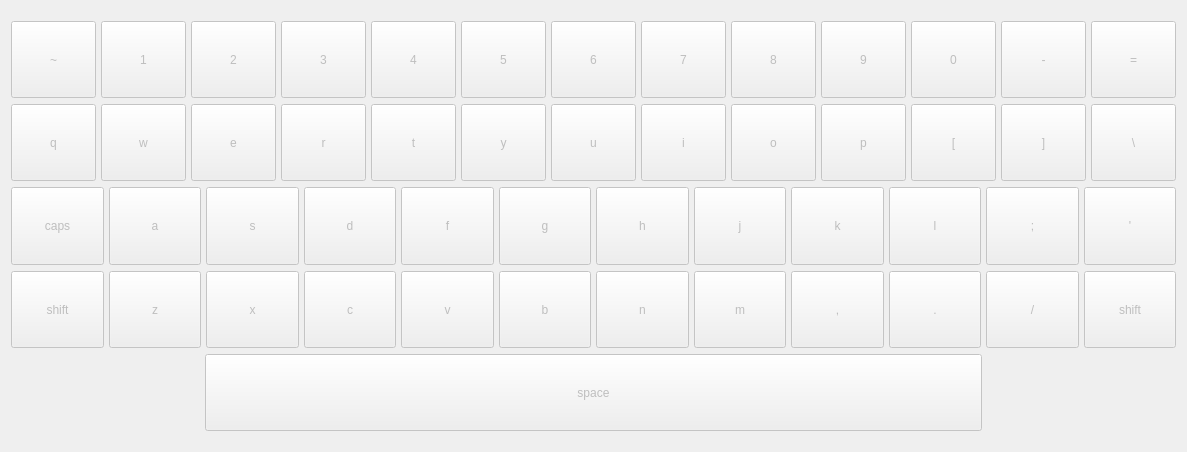
<?xml version="1.0" encoding="UTF-8"?>
<ui version="4.0">
 <class>keyboard</class>
 <widget class="QWidget" name="keyboard">
  <property name="geometry">
   <rect>
    <x>0</x>
    <y>0</y>
    <width>1187</width>
    <height>452</height>
   </rect>
  </property>
  <property name="windowTitle">
   <string>Form</string>
  </property>
  <layout class="QGridLayout" name="gridLayout">
   <item row="0" column="0">
    <layout class="QVBoxLayout" name="verticalLayout">
     <property name="leftMargin">
      <number>0</number>
     </property>
     <property name="topMargin">
      <number>10</number>
     </property>
     <property name="bottomMargin">
      <number>10</number>
     </property>
     <item>
      <layout class="QHBoxLayout" name="horizontalLayout">
       <property name="spacing">
        <number>5</number>
       </property>
       <property name="sizeConstraint">
        <enum>QLayout::SetDefaultConstraint</enum>
       </property>
       <item>
        <widget class="QPushButton" name="pushButton_49">
         <property name="enabled">
          <bool>false</bool>
         </property>
         <property name="sizePolicy">
          <sizepolicy hsizetype="MinimumExpanding" vsizetype="Minimum">
           <horstretch>0</horstretch>
           <verstretch>0</verstretch>
          </sizepolicy>
         </property>
         <property name="text">
          <string>~</string>
         </property>
        </widget>
       </item>
       <item>
        <widget class="QPushButton" name="pushButton_10">
         <property name="enabled">
          <bool>false</bool>
         </property>
         <property name="sizePolicy">
          <sizepolicy hsizetype="MinimumExpanding" vsizetype="Minimum">
           <horstretch>0</horstretch>
           <verstretch>0</verstretch>
          </sizepolicy>
         </property>
         <property name="text">
          <string>1</string>
         </property>
        </widget>
       </item>
       <item>
        <widget class="QPushButton" name="pushButton_11">
         <property name="enabled">
          <bool>false</bool>
         </property>
         <property name="sizePolicy">
          <sizepolicy hsizetype="MinimumExpanding" vsizetype="Minimum">
           <horstretch>0</horstretch>
           <verstretch>0</verstretch>
          </sizepolicy>
         </property>
         <property name="text">
          <string>2</string>
         </property>
        </widget>
       </item>
       <item>
        <widget class="QPushButton" name="pushButton_12">
         <property name="enabled">
          <bool>false</bool>
         </property>
         <property name="sizePolicy">
          <sizepolicy hsizetype="MinimumExpanding" vsizetype="Minimum">
           <horstretch>0</horstretch>
           <verstretch>0</verstretch>
          </sizepolicy>
         </property>
         <property name="text">
          <string>3</string>
         </property>
        </widget>
       </item>
       <item>
        <widget class="QPushButton" name="pushButton_13">
         <property name="enabled">
          <bool>false</bool>
         </property>
         <property name="sizePolicy">
          <sizepolicy hsizetype="MinimumExpanding" vsizetype="Minimum">
           <horstretch>0</horstretch>
           <verstretch>0</verstretch>
          </sizepolicy>
         </property>
         <property name="text">
          <string>4</string>
         </property>
        </widget>
       </item>
       <item>
        <widget class="QPushButton" name="pushButton_14">
         <property name="enabled">
          <bool>false</bool>
         </property>
         <property name="sizePolicy">
          <sizepolicy hsizetype="MinimumExpanding" vsizetype="Minimum">
           <horstretch>0</horstretch>
           <verstretch>0</verstretch>
          </sizepolicy>
         </property>
         <property name="text">
          <string>5</string>
         </property>
        </widget>
       </item>
       <item>
        <widget class="QPushButton" name="pushButton_15">
         <property name="enabled">
          <bool>false</bool>
         </property>
         <property name="sizePolicy">
          <sizepolicy hsizetype="MinimumExpanding" vsizetype="Minimum">
           <horstretch>0</horstretch>
           <verstretch>0</verstretch>
          </sizepolicy>
         </property>
         <property name="text">
          <string>6</string>
         </property>
        </widget>
       </item>
       <item>
        <widget class="QPushButton" name="pushButton_16">
         <property name="enabled">
          <bool>false</bool>
         </property>
         <property name="sizePolicy">
          <sizepolicy hsizetype="MinimumExpanding" vsizetype="Minimum">
           <horstretch>0</horstretch>
           <verstretch>0</verstretch>
          </sizepolicy>
         </property>
         <property name="text">
          <string>7</string>
         </property>
        </widget>
       </item>
       <item>
        <widget class="QPushButton" name="pushButton_17">
         <property name="enabled">
          <bool>false</bool>
         </property>
         <property name="sizePolicy">
          <sizepolicy hsizetype="MinimumExpanding" vsizetype="Minimum">
           <horstretch>0</horstretch>
           <verstretch>0</verstretch>
          </sizepolicy>
         </property>
         <property name="text">
          <string>8</string>
         </property>
        </widget>
       </item>
       <item>
        <widget class="QPushButton" name="pushButton_18">
         <property name="enabled">
          <bool>false</bool>
         </property>
         <property name="sizePolicy">
          <sizepolicy hsizetype="MinimumExpanding" vsizetype="Minimum">
           <horstretch>0</horstretch>
           <verstretch>0</verstretch>
          </sizepolicy>
         </property>
         <property name="text">
          <string>9</string>
         </property>
        </widget>
       </item>
       <item>
        <widget class="QPushButton" name="pushButton_19">
         <property name="enabled">
          <bool>false</bool>
         </property>
         <property name="sizePolicy">
          <sizepolicy hsizetype="MinimumExpanding" vsizetype="Minimum">
           <horstretch>0</horstretch>
           <verstretch>0</verstretch>
          </sizepolicy>
         </property>
         <property name="text">
          <string>0</string>
         </property>
        </widget>
       </item>
       <item>
        <widget class="QPushButton" name="pushButton_20">
         <property name="enabled">
          <bool>false</bool>
         </property>
         <property name="sizePolicy">
          <sizepolicy hsizetype="MinimumExpanding" vsizetype="Minimum">
           <horstretch>0</horstretch>
           <verstretch>0</verstretch>
          </sizepolicy>
         </property>
         <property name="text">
          <string>-</string>
         </property>
        </widget>
       </item>
       <item>
        <widget class="QPushButton" name="pushButton_21">
         <property name="enabled">
          <bool>false</bool>
         </property>
         <property name="sizePolicy">
          <sizepolicy hsizetype="MinimumExpanding" vsizetype="Minimum">
           <horstretch>0</horstretch>
           <verstretch>0</verstretch>
          </sizepolicy>
         </property>
         <property name="text">
          <string>=</string>
         </property>
        </widget>
       </item>
      </layout>
     </item>
     <item>
      <layout class="QHBoxLayout" name="horizontalLayout_3">
       <property name="spacing">
        <number>5</number>
       </property>
       <property name="sizeConstraint">
        <enum>QLayout::SetDefaultConstraint</enum>
       </property>
       <item>
        <widget class="QPushButton" name="pushButton_24">
         <property name="enabled">
          <bool>false</bool>
         </property>
         <property name="sizePolicy">
          <sizepolicy hsizetype="MinimumExpanding" vsizetype="Minimum">
           <horstretch>0</horstretch>
           <verstretch>0</verstretch>
          </sizepolicy>
         </property>
         <property name="text">
          <string>q</string>
         </property>
        </widget>
       </item>
       <item>
        <widget class="QPushButton" name="pushButton_25">
         <property name="enabled">
          <bool>false</bool>
         </property>
         <property name="sizePolicy">
          <sizepolicy hsizetype="MinimumExpanding" vsizetype="Minimum">
           <horstretch>0</horstretch>
           <verstretch>0</verstretch>
          </sizepolicy>
         </property>
         <property name="text">
          <string>w</string>
         </property>
        </widget>
       </item>
       <item>
        <widget class="QPushButton" name="pushButton_26">
         <property name="enabled">
          <bool>false</bool>
         </property>
         <property name="sizePolicy">
          <sizepolicy hsizetype="MinimumExpanding" vsizetype="Minimum">
           <horstretch>0</horstretch>
           <verstretch>0</verstretch>
          </sizepolicy>
         </property>
         <property name="text">
          <string>e</string>
         </property>
        </widget>
       </item>
       <item>
        <widget class="QPushButton" name="pushButton_27">
         <property name="enabled">
          <bool>false</bool>
         </property>
         <property name="sizePolicy">
          <sizepolicy hsizetype="MinimumExpanding" vsizetype="Minimum">
           <horstretch>0</horstretch>
           <verstretch>0</verstretch>
          </sizepolicy>
         </property>
         <property name="text">
          <string>r</string>
         </property>
        </widget>
       </item>
       <item>
        <widget class="QPushButton" name="pushButton_28">
         <property name="enabled">
          <bool>false</bool>
         </property>
         <property name="sizePolicy">
          <sizepolicy hsizetype="MinimumExpanding" vsizetype="Minimum">
           <horstretch>0</horstretch>
           <verstretch>0</verstretch>
          </sizepolicy>
         </property>
         <property name="text">
          <string>t</string>
         </property>
        </widget>
       </item>
       <item>
        <widget class="QPushButton" name="pushButton_29">
         <property name="enabled">
          <bool>false</bool>
         </property>
         <property name="sizePolicy">
          <sizepolicy hsizetype="MinimumExpanding" vsizetype="Minimum">
           <horstretch>0</horstretch>
           <verstretch>0</verstretch>
          </sizepolicy>
         </property>
         <property name="text">
          <string>y</string>
         </property>
        </widget>
       </item>
       <item>
        <widget class="QPushButton" name="pushButton_30">
         <property name="enabled">
          <bool>false</bool>
         </property>
         <property name="sizePolicy">
          <sizepolicy hsizetype="MinimumExpanding" vsizetype="Minimum">
           <horstretch>0</horstretch>
           <verstretch>0</verstretch>
          </sizepolicy>
         </property>
         <property name="text">
          <string>u</string>
         </property>
        </widget>
       </item>
       <item>
        <widget class="QPushButton" name="pushButton_31">
         <property name="enabled">
          <bool>false</bool>
         </property>
         <property name="sizePolicy">
          <sizepolicy hsizetype="MinimumExpanding" vsizetype="Minimum">
           <horstretch>0</horstretch>
           <verstretch>0</verstretch>
          </sizepolicy>
         </property>
         <property name="text">
          <string>i</string>
         </property>
        </widget>
       </item>
       <item>
        <widget class="QPushButton" name="pushButton_32">
         <property name="enabled">
          <bool>false</bool>
         </property>
         <property name="sizePolicy">
          <sizepolicy hsizetype="MinimumExpanding" vsizetype="Minimum">
           <horstretch>0</horstretch>
           <verstretch>0</verstretch>
          </sizepolicy>
         </property>
         <property name="text">
          <string>o</string>
         </property>
        </widget>
       </item>
       <item>
        <widget class="QPushButton" name="pushButton_33">
         <property name="enabled">
          <bool>false</bool>
         </property>
         <property name="sizePolicy">
          <sizepolicy hsizetype="MinimumExpanding" vsizetype="Minimum">
           <horstretch>0</horstretch>
           <verstretch>0</verstretch>
          </sizepolicy>
         </property>
         <property name="text">
          <string>p</string>
         </property>
        </widget>
       </item>
       <item>
        <widget class="QPushButton" name="pushButton_34">
         <property name="enabled">
          <bool>false</bool>
         </property>
         <property name="sizePolicy">
          <sizepolicy hsizetype="MinimumExpanding" vsizetype="Minimum">
           <horstretch>0</horstretch>
           <verstretch>0</verstretch>
          </sizepolicy>
         </property>
         <property name="text">
          <string>[</string>
         </property>
        </widget>
       </item>
       <item>
        <widget class="QPushButton" name="pushButton_35">
         <property name="enabled">
          <bool>false</bool>
         </property>
         <property name="sizePolicy">
          <sizepolicy hsizetype="MinimumExpanding" vsizetype="Minimum">
           <horstretch>0</horstretch>
           <verstretch>0</verstretch>
          </sizepolicy>
         </property>
         <property name="text">
          <string>]</string>
         </property>
        </widget>
       </item>
       <item>
        <widget class="QPushButton" name="pushButton_51">
         <property name="enabled">
          <bool>false</bool>
         </property>
         <property name="sizePolicy">
          <sizepolicy hsizetype="MinimumExpanding" vsizetype="Minimum">
           <horstretch>0</horstretch>
           <verstretch>0</verstretch>
          </sizepolicy>
         </property>
         <property name="text">
          <string>\</string>
         </property>
        </widget>
       </item>
      </layout>
     </item>
     <item>
      <layout class="QHBoxLayout" name="horizontalLayout_4">
       <property name="spacing">
        <number>5</number>
       </property>
       <property name="sizeConstraint">
        <enum>QLayout::SetDefaultConstraint</enum>
       </property>
       <item>
        <widget class="QPushButton" name="pushButton_66">
         <property name="enabled">
          <bool>false</bool>
         </property>
         <property name="sizePolicy">
          <sizepolicy hsizetype="MinimumExpanding" vsizetype="Minimum">
           <horstretch>0</horstretch>
           <verstretch>0</verstretch>
          </sizepolicy>
         </property>
         <property name="text">
          <string>caps</string>
         </property>
        </widget>
       </item>
       <item>
        <widget class="QPushButton" name="pushButton_38">
         <property name="enabled">
          <bool>false</bool>
         </property>
         <property name="sizePolicy">
          <sizepolicy hsizetype="MinimumExpanding" vsizetype="Minimum">
           <horstretch>0</horstretch>
           <verstretch>0</verstretch>
          </sizepolicy>
         </property>
         <property name="text">
          <string>a</string>
         </property>
        </widget>
       </item>
       <item>
        <widget class="QPushButton" name="pushButton_39">
         <property name="enabled">
          <bool>false</bool>
         </property>
         <property name="sizePolicy">
          <sizepolicy hsizetype="MinimumExpanding" vsizetype="Minimum">
           <horstretch>0</horstretch>
           <verstretch>0</verstretch>
          </sizepolicy>
         </property>
         <property name="text">
          <string>s</string>
         </property>
        </widget>
       </item>
       <item>
        <widget class="QPushButton" name="pushButton_40">
         <property name="enabled">
          <bool>false</bool>
         </property>
         <property name="sizePolicy">
          <sizepolicy hsizetype="MinimumExpanding" vsizetype="Minimum">
           <horstretch>0</horstretch>
           <verstretch>0</verstretch>
          </sizepolicy>
         </property>
         <property name="text">
          <string>d</string>
         </property>
        </widget>
       </item>
       <item>
        <widget class="QPushButton" name="pushButton_41">
         <property name="enabled">
          <bool>false</bool>
         </property>
         <property name="sizePolicy">
          <sizepolicy hsizetype="MinimumExpanding" vsizetype="Minimum">
           <horstretch>0</horstretch>
           <verstretch>0</verstretch>
          </sizepolicy>
         </property>
         <property name="text">
          <string>f</string>
         </property>
        </widget>
       </item>
       <item>
        <widget class="QPushButton" name="pushButton_42">
         <property name="enabled">
          <bool>false</bool>
         </property>
         <property name="sizePolicy">
          <sizepolicy hsizetype="MinimumExpanding" vsizetype="Minimum">
           <horstretch>0</horstretch>
           <verstretch>0</verstretch>
          </sizepolicy>
         </property>
         <property name="text">
          <string>g</string>
         </property>
        </widget>
       </item>
       <item>
        <widget class="QPushButton" name="pushButton_43">
         <property name="enabled">
          <bool>false</bool>
         </property>
         <property name="sizePolicy">
          <sizepolicy hsizetype="MinimumExpanding" vsizetype="Minimum">
           <horstretch>0</horstretch>
           <verstretch>0</verstretch>
          </sizepolicy>
         </property>
         <property name="text">
          <string>h</string>
         </property>
        </widget>
       </item>
       <item>
        <widget class="QPushButton" name="pushButton_44">
         <property name="enabled">
          <bool>false</bool>
         </property>
         <property name="sizePolicy">
          <sizepolicy hsizetype="MinimumExpanding" vsizetype="Minimum">
           <horstretch>0</horstretch>
           <verstretch>0</verstretch>
          </sizepolicy>
         </property>
         <property name="text">
          <string>j</string>
         </property>
        </widget>
       </item>
       <item>
        <widget class="QPushButton" name="pushButton_45">
         <property name="enabled">
          <bool>false</bool>
         </property>
         <property name="sizePolicy">
          <sizepolicy hsizetype="MinimumExpanding" vsizetype="Minimum">
           <horstretch>0</horstretch>
           <verstretch>0</verstretch>
          </sizepolicy>
         </property>
         <property name="text">
          <string>k</string>
         </property>
        </widget>
       </item>
       <item>
        <widget class="QPushButton" name="pushButton_46">
         <property name="enabled">
          <bool>false</bool>
         </property>
         <property name="sizePolicy">
          <sizepolicy hsizetype="MinimumExpanding" vsizetype="Minimum">
           <horstretch>0</horstretch>
           <verstretch>0</verstretch>
          </sizepolicy>
         </property>
         <property name="text">
          <string>l</string>
         </property>
        </widget>
       </item>
       <item>
        <widget class="QPushButton" name="pushButton_47">
         <property name="enabled">
          <bool>false</bool>
         </property>
         <property name="sizePolicy">
          <sizepolicy hsizetype="MinimumExpanding" vsizetype="Minimum">
           <horstretch>0</horstretch>
           <verstretch>0</verstretch>
          </sizepolicy>
         </property>
         <property name="text">
          <string>;</string>
         </property>
        </widget>
       </item>
       <item>
        <widget class="QPushButton" name="pushButton_48">
         <property name="enabled">
          <bool>false</bool>
         </property>
         <property name="sizePolicy">
          <sizepolicy hsizetype="MinimumExpanding" vsizetype="Minimum">
           <horstretch>0</horstretch>
           <verstretch>0</verstretch>
          </sizepolicy>
         </property>
         <property name="text">
          <string>'</string>
         </property>
        </widget>
       </item>
      </layout>
     </item>
     <item>
      <layout class="QHBoxLayout" name="horizontalLayout_5">
       <property name="spacing">
        <number>5</number>
       </property>
       <property name="sizeConstraint">
        <enum>QLayout::SetDefaultConstraint</enum>
       </property>
       <item>
        <widget class="QPushButton" name="pushButton_50">
         <property name="enabled">
          <bool>false</bool>
         </property>
         <property name="sizePolicy">
          <sizepolicy hsizetype="MinimumExpanding" vsizetype="Minimum">
           <horstretch>0</horstretch>
           <verstretch>0</verstretch>
          </sizepolicy>
         </property>
         <property name="text">
          <string>shift</string>
         </property>
        </widget>
       </item>
       <item>
        <widget class="QPushButton" name="pushButton_52">
         <property name="enabled">
          <bool>false</bool>
         </property>
         <property name="sizePolicy">
          <sizepolicy hsizetype="MinimumExpanding" vsizetype="Minimum">
           <horstretch>0</horstretch>
           <verstretch>0</verstretch>
          </sizepolicy>
         </property>
         <property name="text">
          <string>z</string>
         </property>
        </widget>
       </item>
       <item>
        <widget class="QPushButton" name="pushButton_53">
         <property name="enabled">
          <bool>false</bool>
         </property>
         <property name="sizePolicy">
          <sizepolicy hsizetype="MinimumExpanding" vsizetype="Minimum">
           <horstretch>0</horstretch>
           <verstretch>0</verstretch>
          </sizepolicy>
         </property>
         <property name="text">
          <string>x</string>
         </property>
        </widget>
       </item>
       <item>
        <widget class="QPushButton" name="pushButton_54">
         <property name="enabled">
          <bool>false</bool>
         </property>
         <property name="sizePolicy">
          <sizepolicy hsizetype="MinimumExpanding" vsizetype="Minimum">
           <horstretch>0</horstretch>
           <verstretch>0</verstretch>
          </sizepolicy>
         </property>
         <property name="text">
          <string>c</string>
         </property>
        </widget>
       </item>
       <item>
        <widget class="QPushButton" name="pushButton_55">
         <property name="enabled">
          <bool>false</bool>
         </property>
         <property name="sizePolicy">
          <sizepolicy hsizetype="MinimumExpanding" vsizetype="Minimum">
           <horstretch>0</horstretch>
           <verstretch>0</verstretch>
          </sizepolicy>
         </property>
         <property name="text">
          <string>v</string>
         </property>
        </widget>
       </item>
       <item>
        <widget class="QPushButton" name="pushButton_56">
         <property name="enabled">
          <bool>false</bool>
         </property>
         <property name="sizePolicy">
          <sizepolicy hsizetype="MinimumExpanding" vsizetype="Minimum">
           <horstretch>0</horstretch>
           <verstretch>0</verstretch>
          </sizepolicy>
         </property>
         <property name="text">
          <string>b</string>
         </property>
        </widget>
       </item>
       <item>
        <widget class="QPushButton" name="pushButton_57">
         <property name="enabled">
          <bool>false</bool>
         </property>
         <property name="sizePolicy">
          <sizepolicy hsizetype="MinimumExpanding" vsizetype="Minimum">
           <horstretch>0</horstretch>
           <verstretch>0</verstretch>
          </sizepolicy>
         </property>
         <property name="text">
          <string>n</string>
         </property>
        </widget>
       </item>
       <item>
        <widget class="QPushButton" name="pushButton_58">
         <property name="enabled">
          <bool>false</bool>
         </property>
         <property name="sizePolicy">
          <sizepolicy hsizetype="MinimumExpanding" vsizetype="Minimum">
           <horstretch>0</horstretch>
           <verstretch>0</verstretch>
          </sizepolicy>
         </property>
         <property name="text">
          <string>m</string>
         </property>
        </widget>
       </item>
       <item>
        <widget class="QPushButton" name="pushButton_59">
         <property name="enabled">
          <bool>false</bool>
         </property>
         <property name="sizePolicy">
          <sizepolicy hsizetype="MinimumExpanding" vsizetype="Minimum">
           <horstretch>0</horstretch>
           <verstretch>0</verstretch>
          </sizepolicy>
         </property>
         <property name="text">
          <string>,</string>
         </property>
        </widget>
       </item>
       <item>
        <widget class="QPushButton" name="pushButton_60">
         <property name="enabled">
          <bool>false</bool>
         </property>
         <property name="sizePolicy">
          <sizepolicy hsizetype="MinimumExpanding" vsizetype="Minimum">
           <horstretch>0</horstretch>
           <verstretch>0</verstretch>
          </sizepolicy>
         </property>
         <property name="text">
          <string>.</string>
         </property>
        </widget>
       </item>
       <item>
        <widget class="QPushButton" name="pushButton_61">
         <property name="enabled">
          <bool>false</bool>
         </property>
         <property name="sizePolicy">
          <sizepolicy hsizetype="MinimumExpanding" vsizetype="Minimum">
           <horstretch>0</horstretch>
           <verstretch>0</verstretch>
          </sizepolicy>
         </property>
         <property name="text">
          <string>/</string>
         </property>
        </widget>
       </item>
       <item>
        <widget class="QPushButton" name="pushButton_62">
         <property name="enabled">
          <bool>false</bool>
         </property>
         <property name="sizePolicy">
          <sizepolicy hsizetype="MinimumExpanding" vsizetype="Minimum">
           <horstretch>0</horstretch>
           <verstretch>0</verstretch>
          </sizepolicy>
         </property>
         <property name="text">
          <string>shift</string>
         </property>
        </widget>
       </item>
      </layout>
     </item>
     <item>
      <layout class="QHBoxLayout" name="horizontalLayout_2" stretch="1,4,1">
       <item>
        <spacer name="horizontalSpacer">
         <property name="orientation">
          <enum>Qt::Horizontal</enum>
         </property>
         <property name="sizeHint" stdset="0">
          <size>
           <width>40</width>
           <height>20</height>
          </size>
         </property>
        </spacer>
       </item>
       <item>
        <widget class="QPushButton" name="pushButton_65">
         <property name="enabled">
          <bool>false</bool>
         </property>
         <property name="sizePolicy">
          <sizepolicy hsizetype="Minimum" vsizetype="Minimum">
           <horstretch>0</horstretch>
           <verstretch>0</verstretch>
          </sizepolicy>
         </property>
         <property name="text">
          <string>space</string>
         </property>
        </widget>
       </item>
       <item>
        <spacer name="horizontalSpacer_2">
         <property name="orientation">
          <enum>Qt::Horizontal</enum>
         </property>
         <property name="sizeHint" stdset="0">
          <size>
           <width>40</width>
           <height>20</height>
          </size>
         </property>
        </spacer>
       </item>
      </layout>
     </item>
    </layout>
   </item>
  </layout>
 </widget>
 <resources/>
 <connections/>
</ui>
